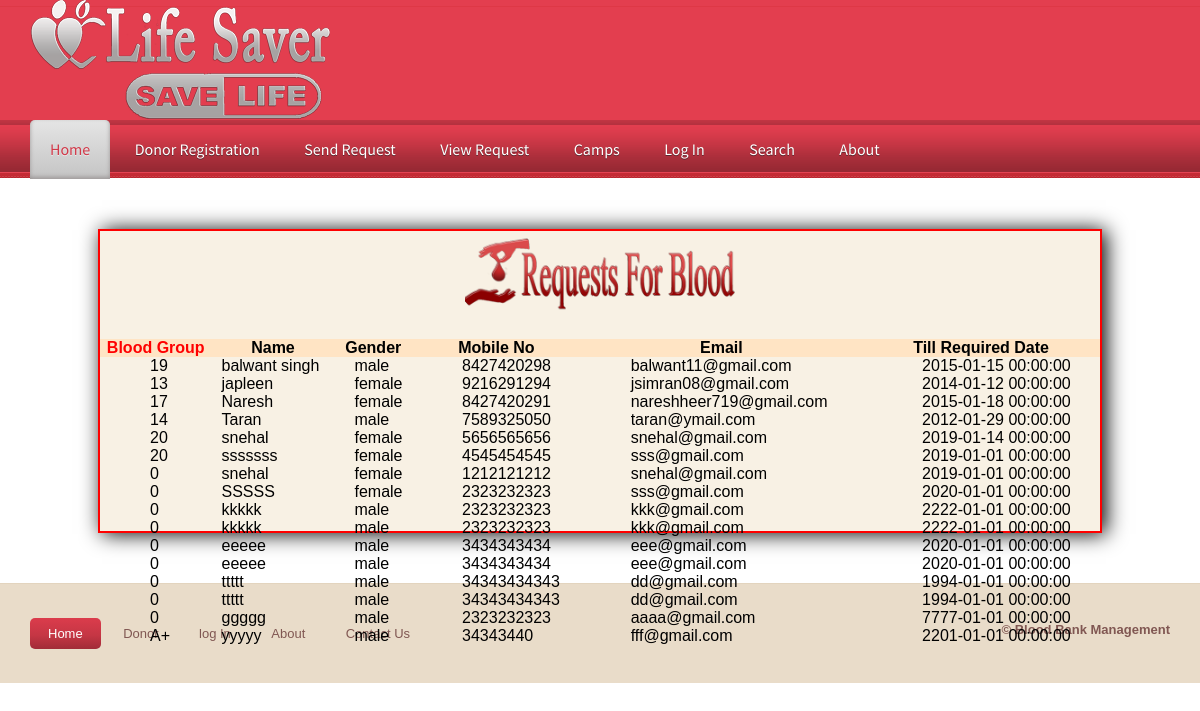
Screenshot of /viewrequest.php with the database file from the repository.
### tables this page shows
CREATE TABLE `requestes` (
  `req_id` int(100) NOT NULL,
  `name` varchar(100) NOT NULL,
  `gender` varchar(100) NOT NULL,
  `age` varchar(100) NOT NULL,
  `mobile` varchar(100) NOT NULL,
  `email` varchar(100) NOT NULL,
  `bgroup` varchar(100) NOT NULL,
  `reqdate` datetime NOT NULL,
  `detail` varchar(500) NOT NULL
);

### viewrequest.php (the view, shortened to what this page needs)
<!DOCTYPE html PUBLIC "-//W3C//DTD XHTML 1.0 Transitional//EN" "http://www.w3.org/TR/xhtml1/DTD/xhtml1-transitional.dtd">
<html xmlns="http://www.w3.org/1999/xhtml">
<head>
<link href="css/lightbox.css" rel="stylesheet" />
    <link href="StyleSheet.css" rel="stylesheet" type="text/css" />
<link href="css/style.css" rel="stylesheet" type="text/css" media="all" />
<link href="css/flexslider.css" rel="stylesheet" type="text/css" media="all" />
</head>
<body>
<?php include('admin/function.php'); ?>
 <div class="h_bg">
<div class="wrap">
<div class="header">
		<div class="logo">
			<h1><a href="index.php"><img src="Images/logo.png" alt=""></a></h1>
		</div>
	</div>
</div>
</div>
<div class="nav_bg">
<div class="wrap">
		<?php require('header.php');?>
	</div>
<div style="height:300px; width:1000px; margin:auto; margin-top:50px; margin-bottom:50px; background-color:#f8f1e4; border:2px solid red; box-shadow:4px 1px 20px black;">
     <form method="post" enctype="multipart/form-data">
 <table cellpadding="20" cellspacing="20" width="1000px" height="200px"  style="margin:auto" >
   <tr><td colspan="7" align="center"><img src="Images/brequest.png" height="90px" /></td></tr>
   <tr><td>&nbsp;</td><td>&nbsp;</td></tr>
 <tr style="background-color:bisque" align="center" class="bold">
             <td class="bold" style="color:red"  >Blood Group</td><td align="center">Name</td><td align="center">Gender</td><td align="center">Mobile No</td><td align="center">Email</td>
            <td align="center">Till Required Date</td>
        </tr>
<?php
$cn=mysqli_connect("localhost","root","","bloodbank");
$s="select * from requestes";
	$result=mysqli_query($cn,$s);
	while($data=mysqli_fetch_array($result))
	{
				echo"<tr><td  style=' padding-left:50px'>$data[6]</td><td  style=' padding-left:10px'>$data[1]</td><td  style=' padding-left:20px'>$data[2]</td><td  style=' padding-left:50px'>$data[4]</td><td  style=' padding-left:50px'>$data[5]</td><td  style=' padding-left:60px'>$data[7]</td></tr>";
			}
			?>
</table>
</form>
        </div>
<div class="ftr-bg">
<div class="wrap">
<div class="footer">
	<div class="f_nav">
		<ul>
			<li class="active"><a href="index.php">Home</a></li>
			<li><a href="donar.php">Donor</a></li>
            <li><a href="login.php">log In</a></li>
            <li><a href="aboutus.php">About</a></li>
            <li><a href="contact.php">Contact Us</a></li>
            </ul>
	</div>
		<div class="copy">
			<p class="title">© Blood Bank Management</p>
		</div>
</div>
</div>
</div>
</body>
</html>

### Admin/function.php (shortened to what this page needs)
<!DOCTYPE html PUBLIC "-//W3C//DTD XHTML 1.0 Transitional//EN" "http://www.w3.org/TR/xhtml1/DTD/xhtml1-transitional.dtd">
<html xmlns="http://www.w3.org/1999/xhtml">
<head>
</head>
<body>
</body>
</html>

### header.php
<ul class="nav">
			<li class="active"><a href="index.php">Home</a></li>
			<li><a href="registration.php">Donor Registration</a></li>
			<li><a href="requests.php">send Request</a></li>
            <li><a href="viewrequest.php">View Request</a></li>
            <li><a href="camps.php">Camps</a></li>
            <li><a href="login.php">log In</a></li>
            <li><a href="search.php">Search</a></li>
           	<li><a href="aboutus.php">About</a></li>
            </ul>

### css/lightbox.css (style rules this page uses)
body:after { content: url(../img/close.png) url(../img/loading.gif) url(../img/prev.png) url(../img/next.png); display: none; }

### StyleSheet.css (style rules this page uses)
.title { font-weight:bold; color:#805752; font-size: 16px; text-align: left; padding-left: 20px; }
.bold { font-weight:bold; }

### css/style.css (style rules this page uses)
html,body,div,span,applet,object,iframe,h1,h2,h3,h4,h5,h6,p,blockquote,pre,a,abbr,acronym,address,big,cite,code,del,dfn,em,img,ins,kbd,q,s,samp,small,strike,strong,sub,sup,tt,var,b,u,i,dl,dt,dd,ol,nav ul,nav li,fieldset,form,label,legend,table,caption,tbody,tfoot,thead,tr,th,td,article,aside,canvas,details,embed,figure,figcaption,footer,header,hgroup,menu,nav,output,ruby,section,summary,time,mark,audio,video { margin:0;padding:0;border:0;font-size:100%;font:inherit;vertical-align:baseline; }
ol,ul { list-style:none;margin:0;padding:0; }
table { border-collapse:collapse;border-spacing:0; }
a { text-decoration:none; }
img { max-width:100%; }
body { font-family: Arial, Geneva,Helvetica, sans-serif; font-size: 100%; }
.wrap { margin:0 auto; width:80%; }
.h_bg { background: url('../images/h_bg.png') repeat-x ; }
.nav_bg { background: url('../images/nav_bg.png') center 0 repeat-x #CF797E; height:58px; }
.nav li { display:inline-block; }
.nav li a { font-family: 'Source Sans Pro', sans-serif; line-height:1.8em; display:block; text-decoration:none; font-weight:normal; color:#ffffff; padding:15px 20px; font-size: 1em; text-transform: capitalize; text-shadow: 0 1px 0 #5C2830; letter-spacing:0px; }
.nav li.active a { text-shadow: 0 1px 0 #EBEBEB; color:#D13949; background: #E5E5E5; background: -moz-linear-gradient(top, #E5E5E5 0%, #C4C4C4 100%); background: -webkit-gradient(linear, left top, left bottom, color-stop(0%,#E5E5E5), color-stop(100%,#C4C4C4)); filter: progid:DXImageTransform.Microsoft.gradient( startColorstr='#E5E5E5', endColorstr='#C4C4C4',GradientType=0 ); -moz-border-radius:5px 5px 0 0; -webkit-border-radius:5px 5px 0 0; border-radius:5px 5px 0 0; box-shadow: inset 0px -2px 4px #9C9797; -webkit-box-shadow: inset 0px -2px 4px #9C9797; -moz-box-shadow: inset 0px -2px 4px #9C9797; -o-box-shadow: inset 0px -2px 4px #9C9797; }
.ftr-bg { background: #E9DCC9; border-top: 1px solid rgba(214, 195, 167, 0.34); }
.footer { padding:3% 0; }
.f_nav { float:left; }
.f_nav li { display: inline-block; }
.f_nav li.active a { color:#ffffff; background: rgb(219,60,76); background: -moz-linear-gradient(top, rgba(219,60,76,1) 0%, rgba(197,54,68,1) 56%, rgba(162,44,56,1) 99%); background: -webkit-gradient(linear, left top, left bottom, color-stop(0%,rgba(219,60,76,1)), color-stop(56%,rgba(197,54,68,1)), color-stop(99%,rgba(162,44,56,1))); background: -webkit-linear-gradient(top, rgba(219,60,76,1) 0%,rgba(197,54,68,1) 56%,rgba(162,44,56,1) 99%); background: -o-linear-gradient(top, rgba(219,60,76,1) 0%,rgba(197,54,68,1) 56%,rgba(162,44,56,1) 99%); background: -ms-linear-gradient(top, rgba(219,60,76,1) 0%,rgba(197,54,68,1) 56%,rgba(162,44,56,1) 99%); background: linear-gradient(to bottom, rgba(219,60,76,1) 0%,rgba(197,54,68,1) 56%,rgba(162,44,56,1) 99%); filter: progid:DXImageTransform.Microsoft.gradient( startColorstr='#db3c4c', endColorstr='#a22c38',GradientType=0 ); }
.f_nav li a { border-radius: 5px; -webkit-border-radius: 5px; -moz-border-radius: 5px; -o-border-radius: 5px; display:block; padding: 8px 18px; color: #805752; font-size: 0.8125em; }
.copy { float: right; }
.copy p { color: #805752; font-size: 0.8125em; line-height: 1.8em; }
@media only screen and (max-width: 1280px) { .wrap { width:95%; } }

### rows the page displays
requestes: bgroup "19", name "balwant singh", gender "male", mobile "8427420298", email "balwant11@gmail.com", reqdate "2015-01-15 00:00:00"
requestes: bgroup "13", name "japleen", gender "female", mobile "9216291294", email "jsimran08@gmail.com", reqdate "2014-01-12 00:00:00"
requestes: bgroup "17", name "Naresh", gender "female", mobile "8427420291", email "nareshheer719@gmail.com", reqdate "2015-01-18 00:00:00"
requestes: bgroup "14", name "Taran", gender "male", mobile "7589325050", email "taran@ymail.com", reqdate "2012-01-29 00:00:00"
requestes: bgroup "20", name "snehal", gender "female", mobile "5656565656", email "snehal@gmail.com", reqdate "2019-01-14 00:00:00"
requestes: bgroup "20", name "sssssss", gender "female", mobile "4545454545", email "sss@gmail.com", reqdate "2019-01-01 00:00:00"
requestes: bgroup "0", name "snehal", gender "female", mobile "1212121212", email "snehal@gmail.com", reqdate "2019-01-01 00:00:00"
requestes: bgroup "0", name "SSSSS", gender "female", mobile "2323232323", email "sss@gmail.com", reqdate "2020-01-01 00:00:00"
requestes: bgroup "0", name "kkkkk", gender "male", mobile "2323232323", email "kkk@gmail.com", reqdate "2222-01-01 00:00:00"
requestes: bgroup "0", name "kkkkk", gender "male", mobile "2323232323", email "kkk@gmail.com", reqdate "2222-01-01 00:00:00"
requestes: bgroup "0", name "eeeee", gender "male", mobile "3434343434", email "eee@gmail.com", reqdate "2020-01-01 00:00:00"
requestes: bgroup "0", name "eeeee", gender "male", mobile "3434343434", email "eee@gmail.com", reqdate "2020-01-01 00:00:00"
requestes: bgroup "0", name "ttttt", gender "male", mobile "34343434343", email "dd@gmail.com", reqdate "1994-01-01 00:00:00"
requestes: bgroup "0", name "ttttt", gender "male", mobile "34343434343", email "dd@gmail.com", reqdate "1994-01-01 00:00:00"
requestes: bgroup "0", name "ggggg", gender "male", mobile "2323232323", email "aaaa@gmail.com", reqdate "7777-01-01 00:00:00"
requestes: bgroup "A+", name "yyyyy", gender "male", mobile "34343440", email "fff@gmail.com", reqdate "2201-01-01 00:00:00"
